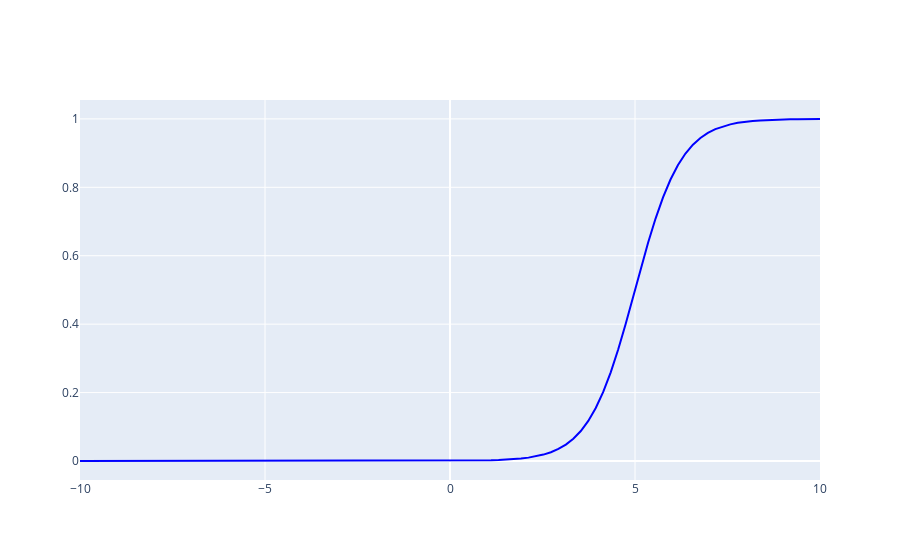

Notebook cell for this chart:
### Code cell
x_sample = np.linspace(-5, 5, 20)
y = [sigmoid(a, 5, 5) for a in x]

# Create figure
fig = go.Figure(
    data=[go.Scatter(x=x, y=y,
                     mode="lines",
                     line=dict(width=2, color="blue"))],
)
fig.show()
